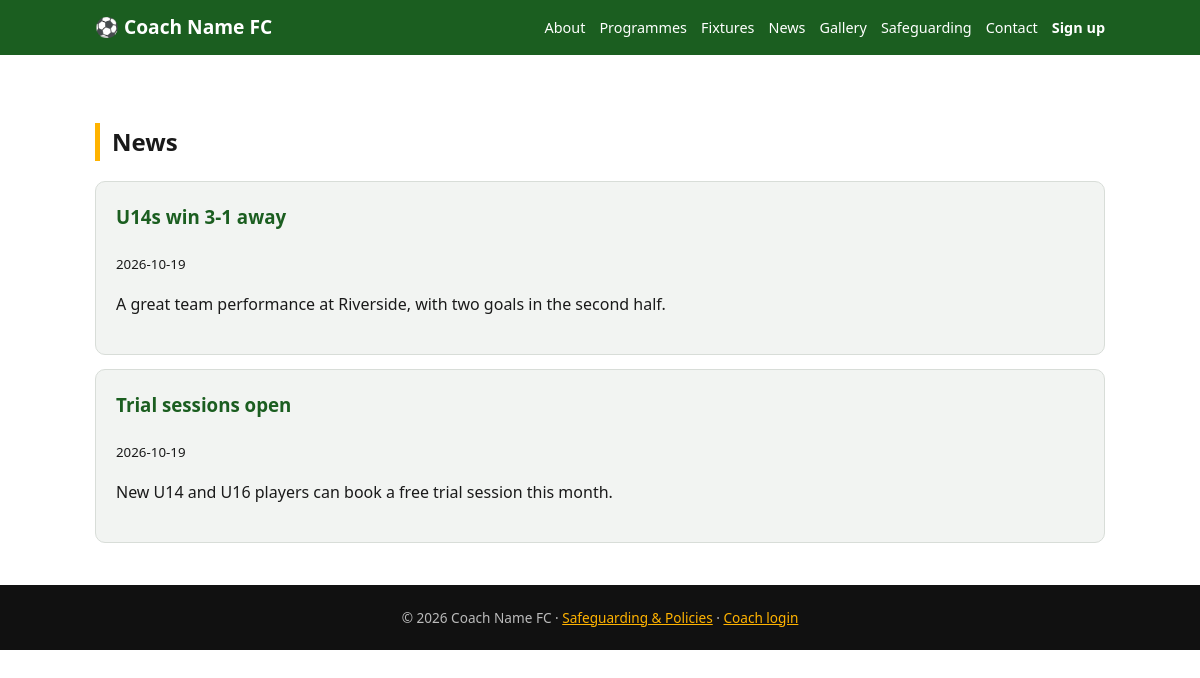
Page /news on the committed database.
### tables this page shows
CREATE TABLE news(id INTEGER PRIMARY KEY AUTOINCREMENT, title TEXT NOT NULL, body TEXT NOT NULL, created TEXT DEFAULT CURRENT_TIMESTAMP);

### app.py (the view)
@app.route("/news")
def news(): return render_template("news.html", rows=q("SELECT * FROM news ORDER BY created DESC"))

### app.py (called while the page is built)
def db():
    if "db" not in g:
        g.db = sqlite3.connect(DB)
        g.db.row_factory = sqlite3.Row
    return g.db

@app.before_request
def csrf_check():
    if request.method == "POST" and request.form.get("_t") != session.get("t"):
        abort(400)

@app.context_processor
def inject():
    session.setdefault("t", os.urandom(16).hex())
    return {"tok": session["t"], "admin": session.get("admin")}

def q(sql, *a): return db().execute(sql, a).fetchall()

### templates/news.html
{% extends "base.html" %}{% block body %}<h2>News</h2>{% for n in rows %}<div class="card" style="margin-bottom:14px"><h3>{{ n.title }}</h3><small>{{ n.created[:10] }}</small><p>{{ n.body }}</p></div>{% endfor %}{% endblock %}

### static/style.css (style rules this page uses)
:root { --g:#1B5E20;--g2:#0d3a10;--a:#FFB300;--bg:#fff;--t:#1a1a1a;--m:#555;--c:#f2f4f2;--b:#d8ddd8 }
* { box-sizing:border-box }
body { margin:0;font-family:system-ui,Arial,sans-serif;background:var(--bg);color:var(--t);line-height:1.6 }
.card { background:var(--c);border:1px solid var(--b);border-radius:10px;padding:20px }
.card h3 { margin-top:0;color:var(--g) }
h2 { border-left:5px solid var(--a);padding-left:12px;margin-top:40px }

### rows in the picture
news: title "U14s win 3-1 away", created "2026-10-19", body "A great team performance at Riverside, with two goals in the second half."
news: title "Trial sessions open", created "2026-10-19", body "New U14 and U16 players can book a free trial session this month."
